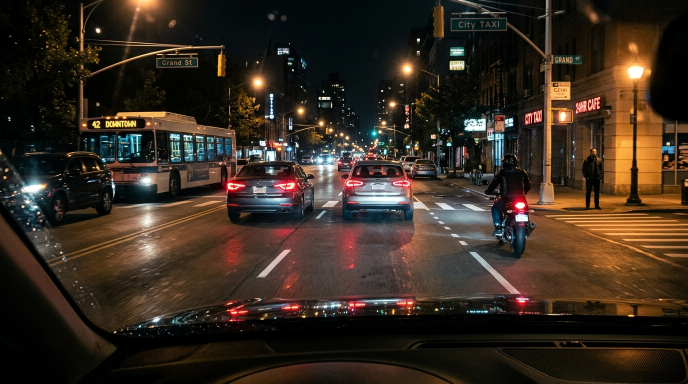
#> input picture data/realistic_night_road.jpg, 1376 x 768 px (shown at 1/2 size)
$ python prepare_sample_dataset.py
#> lines starting #> are read from the running program, lines starting #| are printed output that depends on the picture; after the words box and inside, x2 and y2 are one past the last pixel; in counts of white or black regions, pixels touching at a corner belong together
"""
Prepare Sample Night Traffic Dataset for YOLOv8 Training
Creates a structured dataset with images and YOLO-formatted label files (.txt)
covering night traffic classes: person, bicycle, car, motorcycle, bus, truck.
"""

import os
import cv2
import numpy as np

BASE_DIR = os.path.dirname(os.path.dirname(os.path.abspath(__file__)))
DATASET_DIR = os.path.join(BASE_DIR, "datasets", "sample_night_traffic")

TRAIN_IMG_DIR = os.path.join(DATASET_DIR, "train", "images")
TRAIN_LBL_DIR = os.path.join(DATASET_DIR, "train", "labels")
VAL_IMG_DIR = os.path.join(DATASET_DIR, "val", "images")
VAL_LBL_DIR = os.path.join(DATASET_DIR, "val", "labels")

os.makedirs(TRAIN_IMG_DIR, exist_ok=True)
os.makedirs(TRAIN_LBL_DIR, exist_ok=True)
os.makedirs(VAL_IMG_DIR, exist_ok=True)
os.makedirs(VAL_LBL_DIR, exist_ok=True)

# Load base image
base_img_path = os.path.join(BASE_DIR, "data", "realistic_night_road.jpg")
assert os.path.exists(base_img_path), f"Base image not found at {base_img_path}"
base_img = cv2.imread(base_img_path)
#> base_img is the input picture: shape (768, 1376, 3); mean B, G, R 32.6, 43.5, 56.1
H_orig, W_orig = base_img.shape[:2]
#> H_orig = 768; W_orig = 1376

# Standardize to 640x640 for YOLO
TARGET_SIZE = (640, 640)

# Base ground-truth detections on realistic_night_road.jpg:
# Class mapping: 0: person, 1: bicycle, 2: car, 3: motorcycle, 4: bus, 5: truck
BASE_BOXES = [
    # (class_id, [x1, y1, x2, y2])
    (4, [159, 222, 471, 401]),     # bus
    (2, [451, 319, 629, 445]),     # car 1
    (2, [30, 301, 228, 447]),      # car 2
    (3, [982, 383, 1070, 514]),    # motorcycle
    (0, [970, 305, 1063, 472]),    # person (rider/pedestrian)
    (0, [1162, 300, 1206, 419]),   # person (sidewalk)
    (2, [684, 358, 827, 442]),     # car 3
]

def xyxy_to_yolo(box, img_w, img_h):
    x1, y1, x2, y2 = box
    xc = (x1 + x2) / (2.0 * img_w)
    yc = (y1 + y2) / (2.0 * img_h)
    bw = (x2 - x1) / float(img_w)
    bh = (y2 - y1) / float(img_h)
    return round(xc, 6), round(yc, 6), round(bw, 6), round(bh, 6)

def generate_variations():
    samples = []

    # 1. Base standard resize
    img_std = cv2.resize(base_img, TARGET_SIZE)
    boxes_std = []
    for cls_id, box in BASE_BOXES:
        x1 = box[0] * TARGET_SIZE[0] / W_orig
        y1 = box[1] * TARGET_SIZE[1] / H_orig
        x2 = box[2] * TARGET_SIZE[0] / W_orig
        y2 = box[3] * TARGET_SIZE[1] / H_orig
        boxes_std.append((cls_id, [x1, y1, x2, y2]))
    samples.append((img_std, boxes_std, "standard"))

    # 2. Darker low-light (gamma 0.5)
    lut_dark = np.array([((i / 255.0) ** 1.8) * 255 for i in range(256)]).astype("uint8")
    img_dark = cv2.LUT(img_std, lut_dark)
    samples.append((img_dark, boxes_std, "dark_gamma18"))

    # 3. Severe dark night (gamma 2.4)
    lut_dark2 = np.array([((i / 255.0) ** 2.4) * 255 for i in range(256)]).astype("uint8")
    img_dark2 = cv2.LUT(img_std, lut_dark2)
    samples.append((img_dark2, boxes_std, "severe_dark"))

    # 4. CLAHE Enhanced
    lab = cv2.cvtColor(img_std, cv2.COLOR_BGR2LAB)
#> lab: shape (640, 640, 3); mean of channels 0, 1, 2 47.8, 132.3, 136.5
    l, a, b = cv2.split(lab)
    clahe = cv2.createCLAHE(clipLimit=2.5, tileGridSize=(8, 8))
    cl = clahe.apply(l)
    img_clahe = cv2.cvtColor(cv2.merge((cl, a, b)), cv2.COLOR_LAB2BGR)
    samples.append((img_clahe, boxes_std, "clahe_enhanced"))

    # 5. Sensor noise + dark
    noise = np.random.normal(0, 15, img_dark.shape).astype(np.int16)
    img_noisy = np.clip(img_dark.astype(np.int16) + noise, 0, 255).astype(np.uint8)
    samples.append((img_noisy, boxes_std, "dark_noisy"))

    # 6. Headlight Bloom / Warm tint
    img_warm = img_std.copy()
    img_warm[:, :, 0] = np.clip(img_warm[:, :, 0] * 0.85, 0, 255).astype(np.uint8) # reduce blue
    img_warm[:, :, 2] = np.clip(img_warm[:, :, 2] * 1.15, 0, 255).astype(np.uint8) # boost red
    samples.append((img_warm, boxes_std, "warm_headlights"))

    # 7. Horizontal Flip
    img_flipped = cv2.flip(img_std, 1)
    boxes_flipped = []
    for cls_id, (x1, y1, x2, y2) in boxes_std:
        nx1 = TARGET_SIZE[0] - x2
        nx2 = TARGET_SIZE[0] - x1
        boxes_flipped.append((cls_id, [nx1, y1, nx2, y2]))
    samples.append((img_flipped, boxes_flipped, "flipped"))

    # 8. Flipped + Dark
    img_flipped_dark = cv2.LUT(img_flipped, lut_dark)
    samples.append((img_flipped_dark, boxes_flipped, "flipped_dark"))

    # 9. Flipped + CLAHE
    lab_f = cv2.cvtColor(img_flipped, cv2.COLOR_BGR2LAB)
#> lab_f: shape (640, 640, 3); mean of channels 0, 1, 2 47.8, 132.3, 136.5
    lf, af, bf = cv2.split(lab_f)
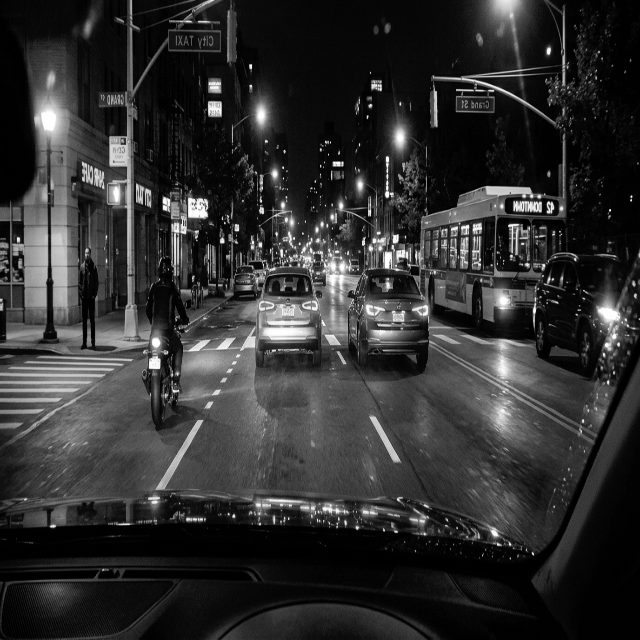
#> lf: shape (640, 640); min 0, max 255, mean 47.8
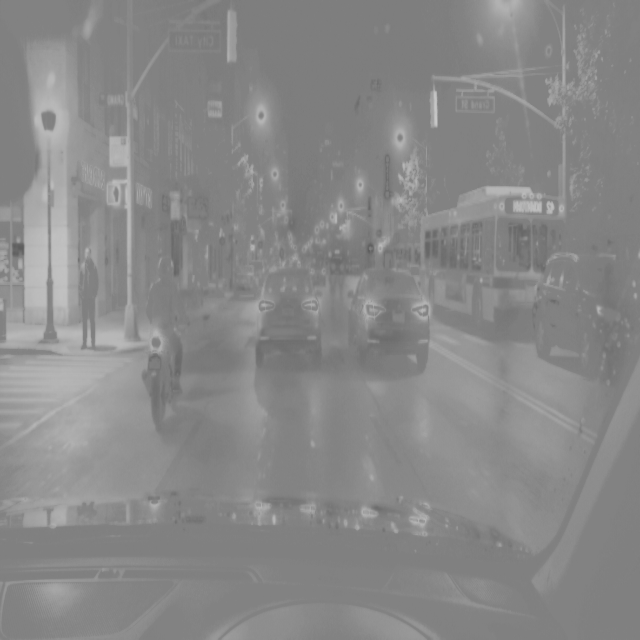
#> bf: shape (640, 640); min 93, max 199, mean 136.5
    clf = clahe.apply(lf)
    img_flipped_clahe = cv2.cvtColor(cv2.merge((clf, af, bf)), cv2.COLOR_LAB2BGR)
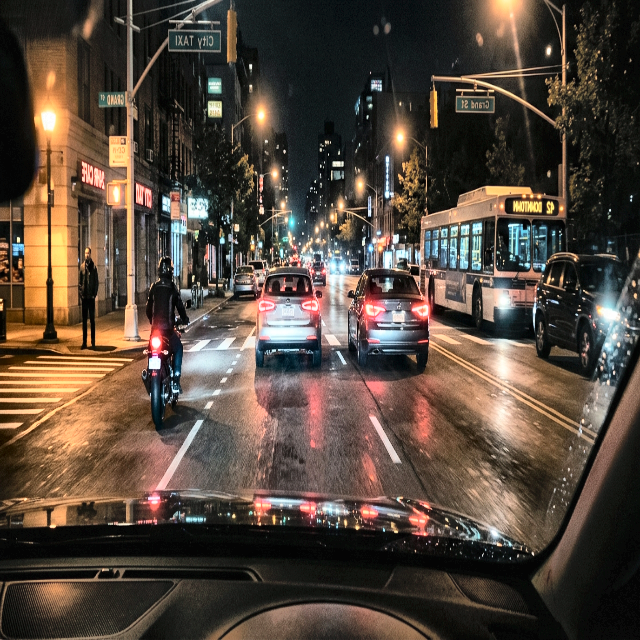
#> img_flipped_clahe: shape (640, 640, 3); mean B, G, R 60.2, 71.5, 84.8
    samples.append((img_flipped_clahe, boxes_flipped, "flipped_clahe"))

    # 10. Left crop (focus on bus and oncoming car)
    crop_w = int(W_orig * 0.65)
#> crop_w = 894
    crop_img = base_img[:, :crop_w]
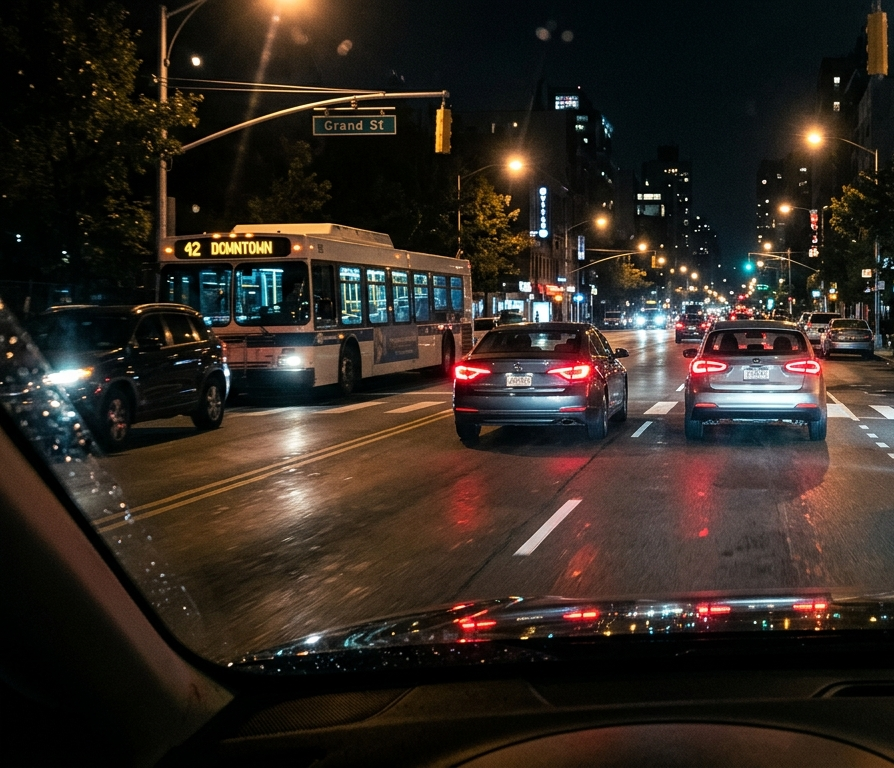
#> crop_img: shape (768, 894, 3); mean B, G, R 33.8, 40.8, 49.6
    crop_resized = cv2.resize(crop_img, TARGET_SIZE)
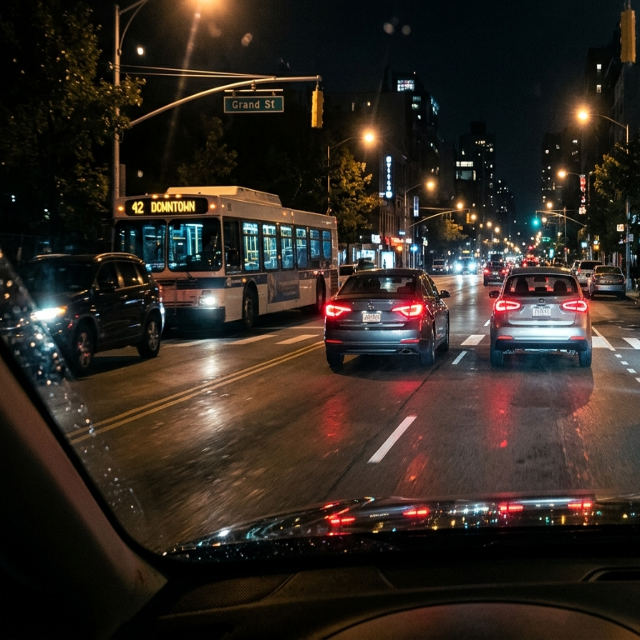
#> crop_resized: shape (640, 640, 3); mean B, G, R 33.7, 40.7, 49.5
    boxes_crop = []
    for cls_id, box in BASE_BOXES:
        if box[0] < crop_w:
            cx1 = box[0] * TARGET_SIZE[0] / crop_w
            cy1 = box[1] * TARGET_SIZE[1] / H_orig
            cx2 = min(crop_w, box[2]) * TARGET_SIZE[0] / crop_w
            cy2 = box[3] * TARGET_SIZE[1] / H_orig
            if (cx2 - cx1) > 10:
                boxes_crop.append((cls_id, [cx1, cy1, cx2, cy2]))
    samples.append((crop_resized, boxes_crop, "left_crop_bus"))

    # 11. Right crop (focus on motorcycle and pedestrians)
    crop_start = int(W_orig * 0.45)
#> crop_start = 619
    crop_r_img = base_img[:, crop_start:]
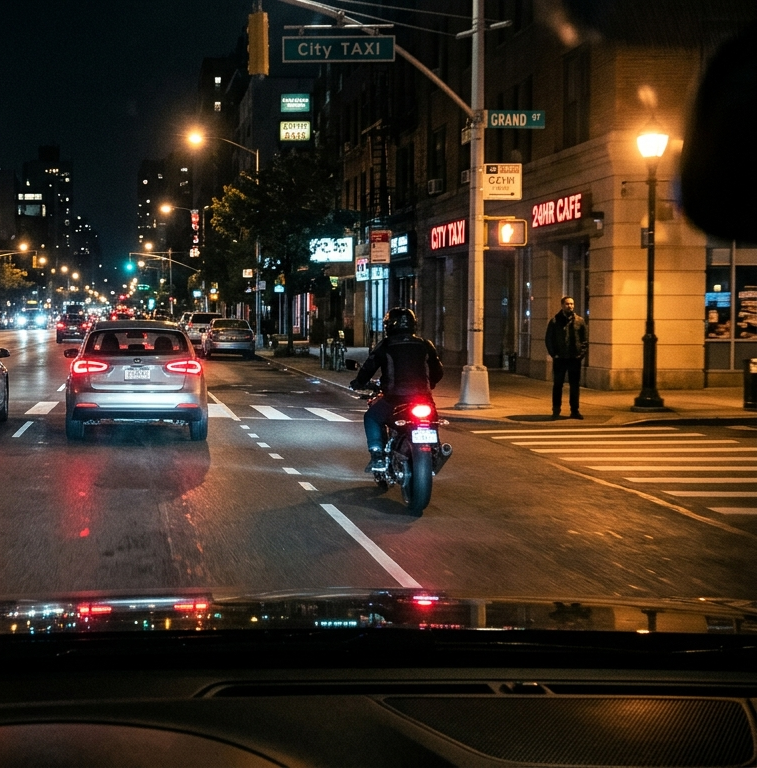
#> crop_r_img: shape (768, 757, 3); mean B, G, R 35.7, 48.7, 63.9
    crop_r_w = W_orig - crop_start
#> crop_r_w = 757
    crop_r_resized = cv2.resize(crop_r_img, TARGET_SIZE)
    boxes_r_crop = []
    for cls_id, box in BASE_BOXES:
        if box[2] > crop_start:
            rx1 = max(0, box[0] - crop_start) * TARGET_SIZE[0] / crop_r_w
            ry1 = box[1] * TARGET_SIZE[1] / H_orig
            rx2 = (box[2] - crop_start) * TARGET_SIZE[0] / crop_r_w
            ry2 = box[3] * TARGET_SIZE[1] / H_orig
            if (rx2 - rx1) > 10:
                boxes_r_crop.append((cls_id, [rx1, ry1, rx2, ry2]))
    samples.append((crop_r_resized, boxes_r_crop, "right_crop_motorcycle"))

    # 12. Synthetic truck injection variation
    img_truck = img_std.copy()
    # draw distant truck silhouette in lane
    tx1, ty1, tx2, ty2 = 340, 240, 420, 310
    cv2.rectangle(img_truck, (tx1, ty1), (tx2, ty2), (30, 35, 45), -1)
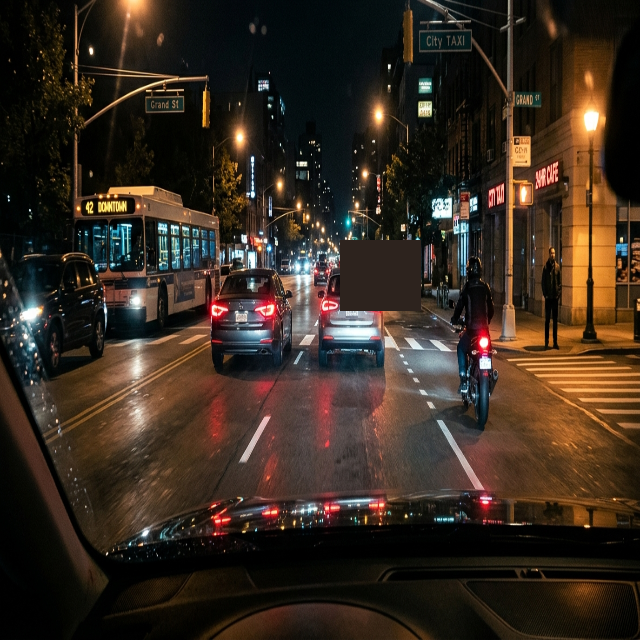
#> img_truck: shape (640, 640, 3); mean B, G, R 32.1, 43, 55.5
    cv2.rectangle(img_truck, (tx1 + 5, ty1 + 5), (tx2 - 5, ty2 - 25), (40, 50, 60), -1)
#> img_truck: shape (640, 640, 3); 0.71% of pixels changed, all inside (x1, y1, x2, y2) = (345, 245, 416, 286)
    cv2.circle(img_truck, (tx1 + 15, ty2 - 5), 4, (120, 180, 255), -1)
#> img_truck: shape (640, 640, 3); mean B, G, R 32.1, 43.1, 55.6
    cv2.circle(img_truck, (tx2 - 15, ty2 - 5), 4, (120, 180, 255), -1)
#> img_truck: shape (640, 640, 3); mean B, G, R 32.2, 43.1, 55.6
    boxes_truck = list(boxes_std) + [(5, [tx1, ty1, tx2, ty2])] # 5: truck
    samples.append((img_truck, boxes_truck, "truck_injected"))

    return samples

def main():
    samples = generate_variations()
#> samples = 12 items
    print(f"Generated {len(samples)} distinct sample variations.")
#| Generated 12 distinct sample variations.

    # 80% train, 20% val
    num_val = max(2, len(samples) // 5)
#> num_val = 2
    num_train = len(samples) - num_val
#> num_train = 10

    train_samples = samples[:num_train]
#> train_samples = 10 items
    val_samples = samples[num_train:]
#> val_samples = 2 items

    print(f"Assigning {len(train_samples)} images to train, {len(val_samples)} to val.")
#| Assigning 10 images to train, 2 to val.

    # Save train set
    for idx, (img, boxes, name) in enumerate(train_samples):
        img_name = f"night_train_{idx:02d}_{name}.jpg"
        lbl_name = f"night_train_{idx:02d}_{name}.txt"

        cv2.imwrite(os.path.join(TRAIN_IMG_DIR, img_name), img)
        with open(os.path.join(TRAIN_LBL_DIR, lbl_name), "w") as f:
            for cls_id, box in boxes:
                xc, yc, bw, bh = xyxy_to_yolo(box, TARGET_SIZE[0], TARGET_SIZE[1])
                f.write(f"{cls_id} {xc} {yc} {bw} {bh}\n")
#> this loop made 10 passes
#> (name, img_name, lbl_name) on passes 1, 3, 4, 5, 6: ('standard', 'night_train_00_standard.jpg', 'night_train_00_standard.txt'), ('severe_dark', 'night_train_02_severe_dark.jpg', 'night_train_02_severe_dark.txt'), ('clahe_enhanced', 'night_train_03_clahe_enhanced.jpg', 'night_train_03_clahe_enhanced.txt'), ('dark_noisy', 'night_train_04_dark_noisy.jpg', 'night_train_04_dark_noisy.txt'), ('warm_headlights', 'night_train_05_warm_headlights.jpg', 'night_train_05_warm_headlights.txt')
#> (name, lbl_name) on pass 2: ('dark_gamma18', 'night_train_01_dark_gamma18.txt')

    # Save val set
    for idx, (img, boxes, name) in enumerate(val_samples):
        img_name = f"night_val_{idx:02d}_{name}.jpg"
        lbl_name = f"night_val_{idx:02d}_{name}.txt"

        cv2.imwrite(os.path.join(VAL_IMG_DIR, img_name), img)
        with open(os.path.join(VAL_LBL_DIR, lbl_name), "w") as f:
            for cls_id, box in boxes:
                xc, yc, bw, bh = xyxy_to_yolo(box, TARGET_SIZE[0], TARGET_SIZE[1])
                f.write(f"{cls_id} {xc} {yc} {bw} {bh}\n")
#> this loop made 2 passes
#> (name, img_name, lbl_name) on passes 1 to 2: ('right_crop_motorcycle', 'night_val_00_right_crop_motorcycle.jpg', 'night_val_00_right_crop_motorcycle.txt'), ('truck_injected', 'night_val_01_truck_injected.jpg', 'night_val_01_truck_injected.txt')

    # Write data.yaml with absolute paths to avoid path resolution ambiguity
    data_yaml_path = os.path.join(DATASET_DIR, "data.yaml")
    yaml_content = f"""# Sample Night Traffic Dataset Configuration for YOLOv8
path: {DATASET_DIR.replace(os.sep, '/')}
train: train/images
val: val/images

names:
  0: person
  1: bicycle
  2: car
  3: motorcycle
  4: bus
  5: truck
"""
    with open(data_yaml_path, "w") as f:
        f.write(yaml_content)

    print(f"Dataset successfully created at: {DATASET_DIR}")
    print(f"data.yaml configured at: {data_yaml_path}")
#| data.yaml configured at: datasets/sample_night_traffic/data.yaml

if __name__ == "__main__":
    main()
